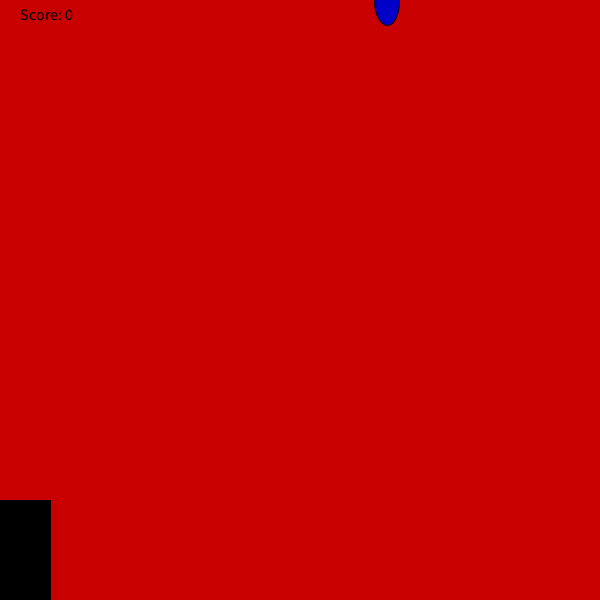
Frame 1 (no input)
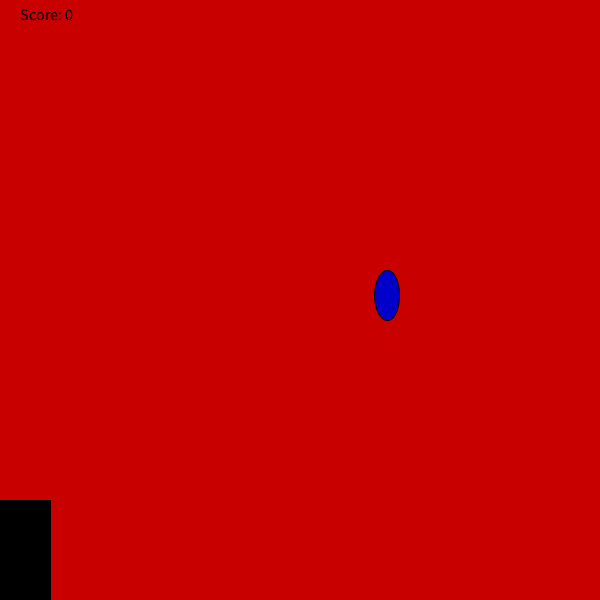
Frame 60 (the mouse pressed at the canvas centre just before this capture)
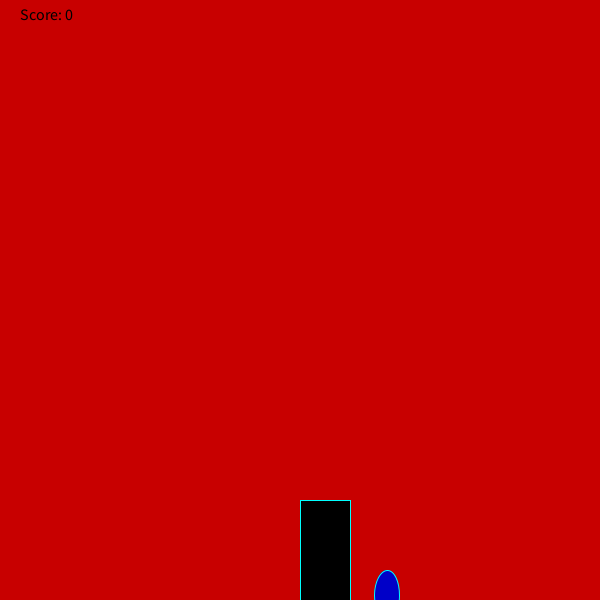
Frame 120 (the mouse held since frame 60 and released just before this capture)

The Processing sketch that drew these frames (run headless with seeded random() and noise(); from frame 60 on, the mouse is pressed at the canvas centre):

// Processing sketch: rain_game
// ── rain_game.pde
void setup() {
size(600,600);


}

int why = 0;
int randomNumber = (int) random(600);
void draw() {
    background(200,0,0);
    fill(0, 0, 200);
    stroke(0, mouseX, mouseY);
    ellipse(randomNumber, why, 25, 50);
    why += 5;
    fill(0,0,0);
    rect(mouseX, 500, 50, 100);
    fill(0, 0, 0);
    textSize(16);
    text("Score: " + score, 20, 20);
    if (why == 600) {
    checkCatch(randomNumber);
    why = 0;
    randomNumber = (int) random(600);
    }
}

int score = 0;
void checkCatch(int x){
     if (x > mouseX && x < mouseX+50) {
     score++;
     }
     else if (score > 0)  {
     score--;
     }
     println("Your score is now: " + score);
     

}
